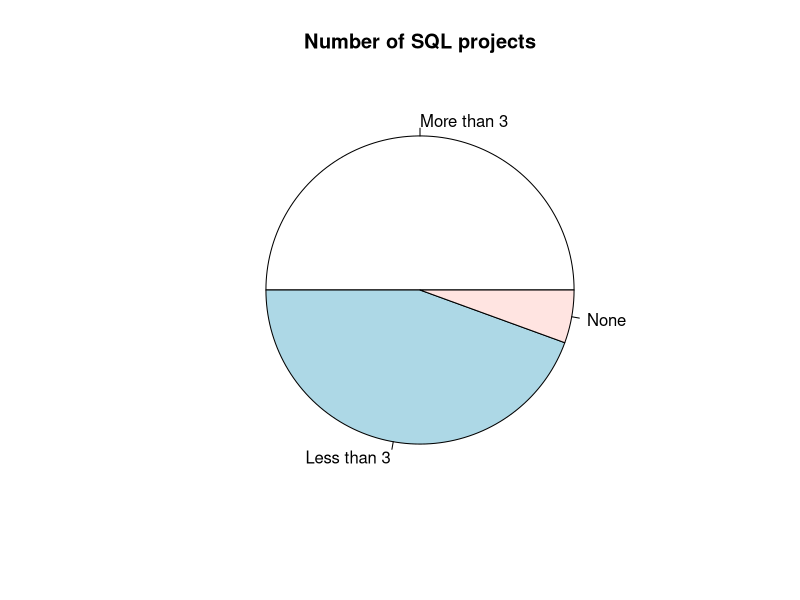
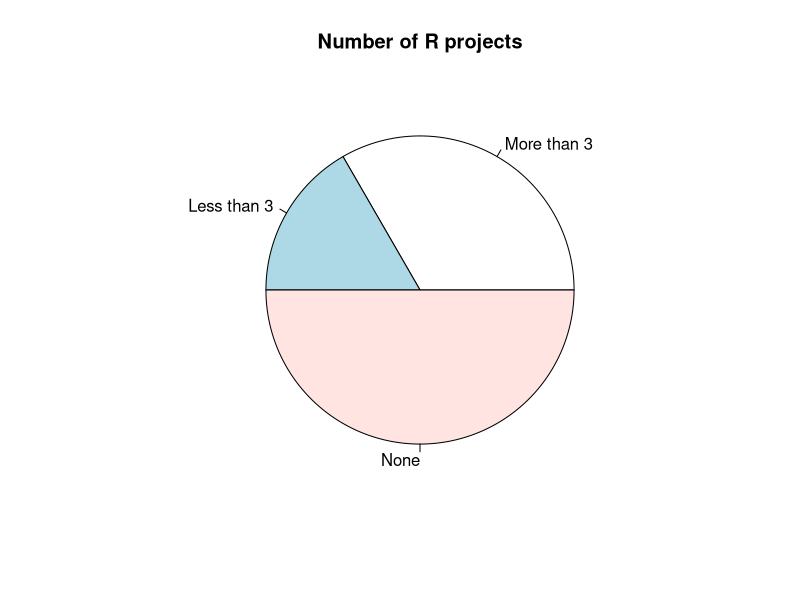
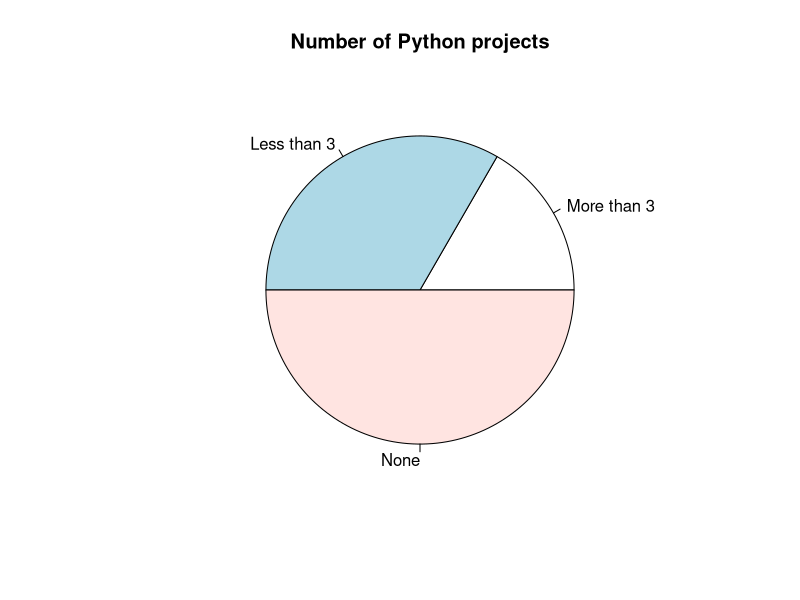
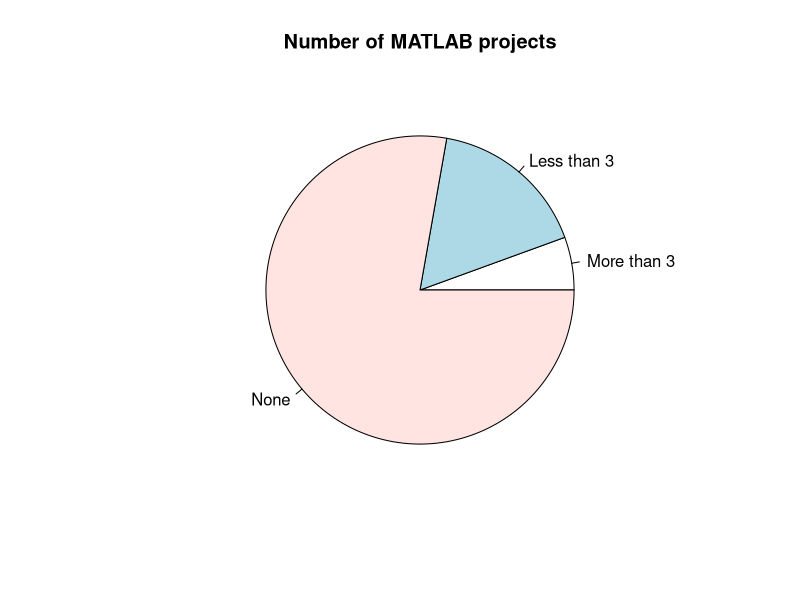
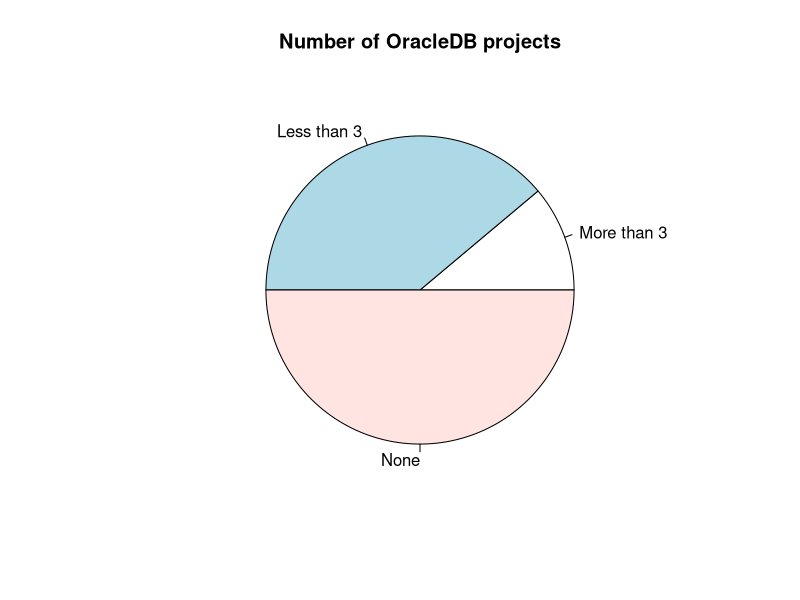
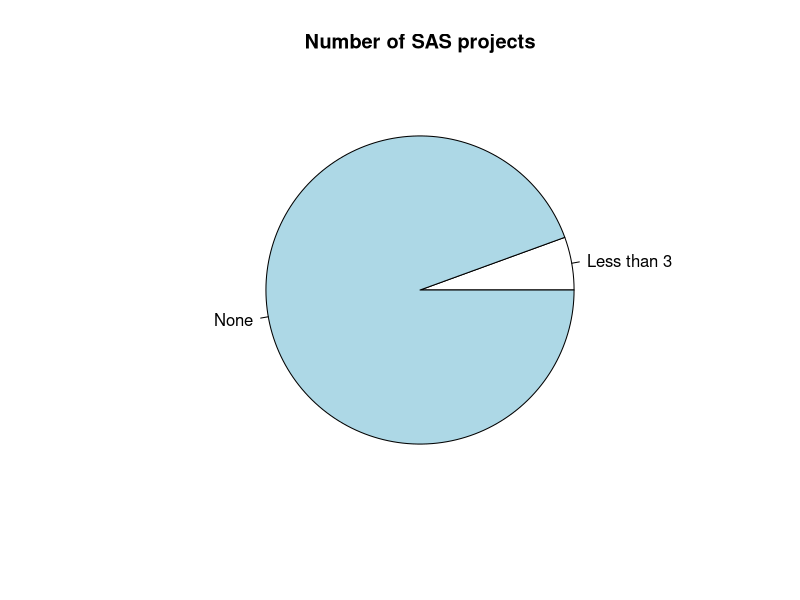
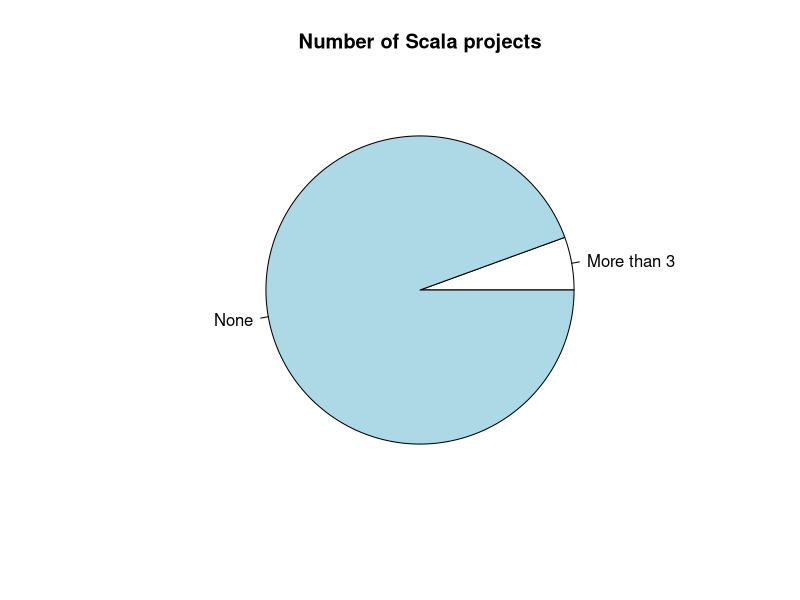
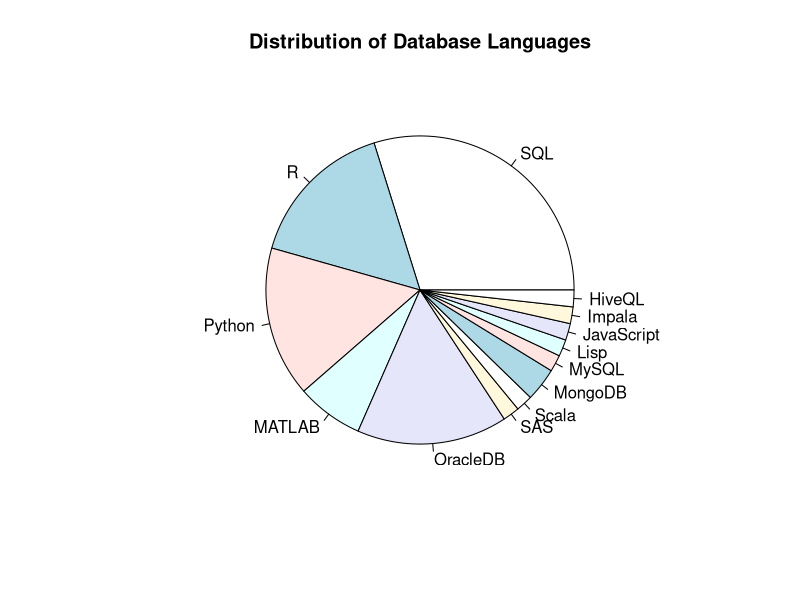

Source code (R) for these figures, in order:
##########################################
#        Database Survey Questions       #
##########################################
getwd()
setwd("C:/Users/Jillian/Documents/SurveyData")
# Read in DBLang data file
DBLang <- read.csv(file="DBLang.csv")
View(DBLang)

# SQL
moreThan3 = DBLang$SQL_DB == "3<"
moreThan3 = table(moreThan3)["TRUE"]    # 9
lessThan3 = DBLang$SQL_DB == "<3"
lessThan3 = table(lessThan3)["TRUE"]    # 8
none = DBLang$SQL_DB == "NONE"
none = table(none)["TRUE"]              # 1
# Pie chart of number of SQL projects each student has done
x <- c(moreThan3, lessThan3, none)
lbls <- c("More than 3", "Less than 3", "None")
pie(x, labels = lbls, main="Number of SQL projects")
# barplot()
# Conclusion: Majority of students have used SQL for Database
# projects, and onle one has never used it.
# Required class at Eastern uses SQL so this is probably a 
# good reason why so many people have used it, and why they 
# have done so many projects in it.
# However, 10 people did not check off SQL as a language they 
# felt they knew comprehensively, despite all but one having 
# done at least one project in it.


# R
moreThan3 = DBLang$R_DB == "3<"
moreThan3 = table(moreThan3)["TRUE"]    # 6 students
lessThan3 = DBLang$R_DB == "<3"
lessThan3 = table(lessThan3)["TRUE"]    # 3 students
none = DBLang$R_DB == "NONE"
none = table(none)["TRUE"]              # 9 students
# Pie chart of number of R projects each student has done
x <- c(moreThan3, lessThan3, none)
lbls <- c("More than 3", "Less than 3", "None")
pie(x, labels = lbls, main="Number of R projects")
# Conclusion: Majority of students have not used R for Database
# projects, but of those that have, they have done more than 3.
# 50/50 split among class, probably based on who has and hasn't
# taken the class offered here and because it's still a newer
# data analysis language (hasn't been around as long as others).

# Python
moreThan3 = DBLang$Python_DB == "3<"
moreThan3 = table(moreThan3)["TRUE"]    # 3 students
lessThan3 = DBLang$Python_DB == "<3"
lessThan3 = table(lessThan3)["TRUE"]    # 6 students
none = DBLang$Python_DB == "NONE"
none = table(none)["TRUE"]              # 9 students
# Pie chart of number of Python projects each student has done
x <- c(moreThan3, lessThan3, none)
lbls <- c("More than 3", "Less than 3", "None")
pie(x, labels = lbls, main="Number of Python projects")
# Conclusion: Majority of students have not used Python for Database
# projects, and very few have used it for more than 3.
# 50/50 split. Eastern does offer course that uses it in data analysis
# so approx. half the class has probably taken the course and that's
# why they've used it for data analysis and others haven't.

# MATLAB
moreThan3 = DBLang$MAT_DB == "3<"
moreThan3 = table(moreThan3)["TRUE"]    # 1 student
lessThan3 = DBLang$MAT_DB == "<3"
lessThan3 = table(lessThan3)["TRUE"]    # 3 students
none = DBLang$MAT_DB == "NONE"
none = table(none)["TRUE"]              # 14 students
# Pie chart of number of MATLAB projects each student has done
x <- c(moreThan3, lessThan3, none)
lbls <- c("More than 3", "Less than 3", "None")
pie(x, labels = lbls, main="Number of MATLAB projects")
# Conclusion: Almost 80% of the class has never used MATLAB
# for database-related projects, and only 1 student has used
# it for more than 3 projects. It is taught at Eastern, but
# clearly not used very much, and not in a required class
# since so many students haven't used it.

# Oracle DB
moreThan3 = DBLang$Oracle_DB == "3<"
moreThan3 = table(moreThan3)["TRUE"]    # 2 students
lessThan3 = DBLang$Oracle_DB == "<3"
lessThan3 = table(lessThan3)["TRUE"]    # 7 students
none = DBLang$Oracle_DB == "NONE"
none = table(none)["TRUE"]              # 9 students
# Pie chart of number of OracleDB projects each student has done
x <- c(moreThan3, lessThan3, none)
lbls <- c("More than 3", "Less than 3", "None")
pie(x, labels = lbls, main="Number of OracleDB projects")
# Conclusion: 50% of the class has never used OracleDB,
# and of the other 50% that have, only 2 students have
# used it for more than 3 projects.

# SAS
lessThan3 = DBLang$SAS_DB == "<3"
lessThan3 = table(lessThan3)["TRUE"]    # 1 student
none = DBLang$SAS_DB == "NONE"
none = table(none)["TRUE"]              # 17 students
# Pie chart of number of SAS projects each student has done
x <- c(lessThan3, none)
lbls <- c("Less than 3", "None")
pie(x, labels = lbls, main="Number of SAS projects")
# Conclusion: Only one student has used SAS for database projects,
# and Eastern doesn't teach it so this student's use of it
# is probably self-taught or through some other resource like a
# job or internship rather than through the university.
# Very unpopular database language among the class.

# Scala
moreThan3 = DBLang$Scala_DB == "3<"
moreThan3 = table(moreThan3)["TRUE"]    # 1 student
none = DBLang$Scala_DB == "NONE"
none = table(none)["TRUE"]              # 17 students
# Pie chart of number of Scala projects each student has done
x <- c(moreThan3, none)
lbls <- c("More than 3", "None")
pie(x, labels = lbls, main="Number of Scala projects")
# Conclusion: Only one student has used Scala for database 
# projects, and Eastern doesn't teach it so this student's 
# use of it is probably self-taught or through some other 
# resource like a job or internship rather than through the 
# university.
# Very unpopular database language among the class.

# MongoDB
moreThan3 = DBLang$Mongo_DB == "3<"
moreThan3 = table(moreThan3)["TRUE"]    # 2 students
# Conclusion: MongoDB is not taught at Eastern, so
# of the 2 students that have used it, it was probably
# self-taught or learned through another resource other
# than Eastern.

# MySQL
lessThan3 = DBLang$MySQL == "<3"
lessThan3 = table(lessThan3)["TRUE"]    # 1 student
# Conclusion: MySQL is not taught at Eastern so this
# student's knowledge of it is probably due to self-
# teaching or an outside resource.

# Lisp
moreThan3 = DBLang$Lisp == "3<"
moreThan3 = table(moreThan3)["TRUE"]  # 1 student
# Conclusion: Not a popular database language among
# students in this class, also not taught at ECSU.

# JavaScript
lessThan3 = DBLang$JavaScript == "<3"
lessThan3 = table(lessThan3)["TRUE"]    # 1 student
# Conclusion: not a popular database language among
# students in this class.

# Impala
moreThan3 = DBLang$Impala == "3<"
moreThan3 = table(moreThan3)["TRUE"]    # 1 student
# Conclusion: not a popular database language among
# students in this class, also not taught at ECSU.

# HiveQL
moreThan3 = DBLang$HiveQL == "3<"
moreThan3 = table(moreThan3)["TRUE"]    # 1 student
# Conclusion: not a popular database language among
# students in this class, also not taught at ECSU.

# Total common languages:
sqlTotal = DBLang$SQL_DB != "NONE"
sqlTotal = table(sqlTotal)["TRUE"]
rTotal = DBLang$R_DB != "NONE"
rTotal = table(rTotal)["TRUE"]
pythonTotal = DBLang$Python_DB != "NONE"
pythonTotal = table(pythonTotal)["TRUE"]
matlabTotal = DBLang$MAT_DB != "NONE"
matlabTotal = table(matlabTotal)["TRUE"]
oracleTotal = DBLang$Oracle_DB != "NONE"
oracleTotal = table(oracleTotal)["TRUE"]
sasTotal = DBLang$SAS_DB != "NONE"
sasTotal = table(sasTotal)["TRUE"]
scalaTotal = DBLang$Scala_DB != "NONE"
scalaTotal = table(scalaTotal)["TRUE"]
mongoTotal = DBLang$Mongo_DB != "NONE"
mongoTotal = table(mongoTotal)["TRUE"]
mysqlTotal = DBLang$MySQL != "NONE"
mysqlTotal = table(mysqlTotal)["TRUE"]
lispTotal = DBLang$Lisp != "NONE"
lispTotal = table(lispTotal)["TRUE"]
jsTotal = DBLang$JavaScript != "NONE"
jsTotal = table(jsTotal)["TRUE"]
impalaTotal = DBLang$Impala != "NONE"
impalaTotal = table(impalaTotal)["TRUE"]
hiveQLTotal = DBLang$HiveQL != "NONE"
hiveQLTotal = table(hiveQLTotal)["TRUE"]
x <- c(sqlTotal, rTotal, pythonTotal, matlabTotal, 
       oracleTotal, sasTotal, scalaTotal, mongoTotal, 
       mysqlTotal, lispTotal, jsTotal, impalaTotal, 
       hiveQLTotal)
lbls <- c("SQL", "R", "Python", "MATLAB", "OracleDB", "SAS", "Scala",
          "MongoDB", "MySQL", "Lisp", "JavaScript", 
          "Impala", "HiveQL")
pie(x, labels = lbls, main="Distribution of Database Languages")
# plot(x, ylab = "Number of Students", xlab = lbls, main = "Preferred Programming Style")
# Conclusion: According to the chart, SQL appears to be
# the most popular language for database, followed by R,
# and then Python and OracleDB right behind. Some of the
# least popular database languages include HiveQL, Impala,
# JavaScript, Lisp, MySQL, SAS, Scala, and MongoDB. None of
# the less popular languages are taught at this school so
# very few know them. The ones that are the most popular
# are obviously the ones that are taught at school in one
# or more courses. SQL is offered in 1 course, R is offered
# in two courses, Python is offered in 2 courses, OracleDB
# is not taught in any courses that I'm aware of but is
# generally considered one of the most common.